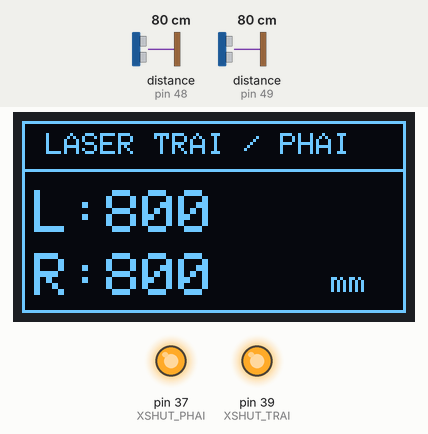
Bench run of a sketch on a simulated Arduino Mega 2560, built with avr-gcc and run on an emulated ATmega2560. Parts: 128×64 one-colour display, output pins drawn as LEDs (lit = HIGH). The inputs (shaded band) are chosen by the test bench; at power-on: distance to the obstacle (sensors on pin 48, pin 49) 80 cm. What the sketch prints to the serial monitor is not drawn.

Above: at 1.2 s.
1.3 s: distance to the obstacle (sensor on pin 48) set to 250 cm
At 2.4 s:
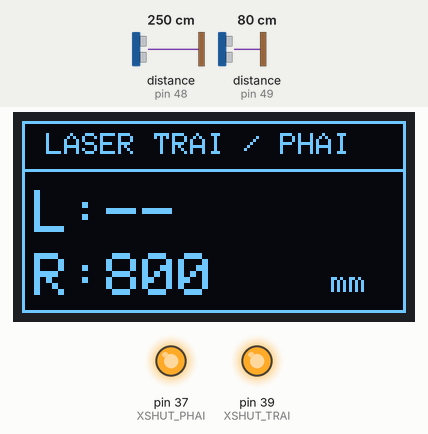
3.0 s: distance to the obstacle (sensor on pin 49) set to 250 cm
At 3.8 s:
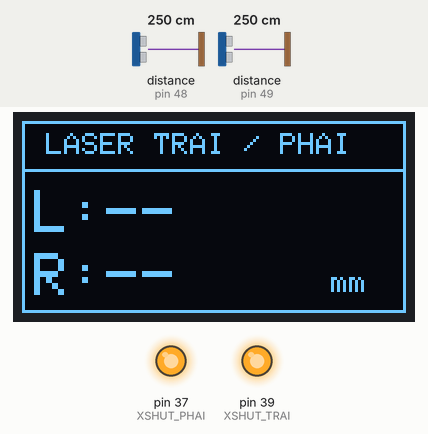
4.6 s: distance to the obstacle (sensor on pin 48) set to 2 cm
At 5.1 s:
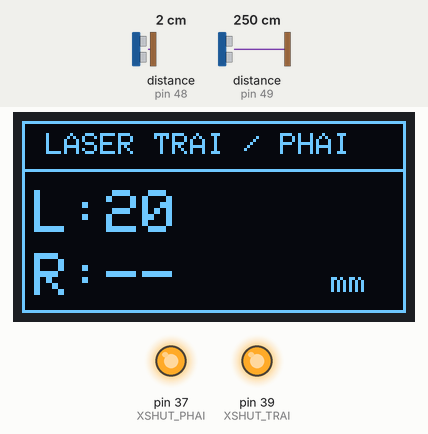
6.1 s: distance to the obstacle (sensor on pin 49) set to 2 cm
At 7.4 s:
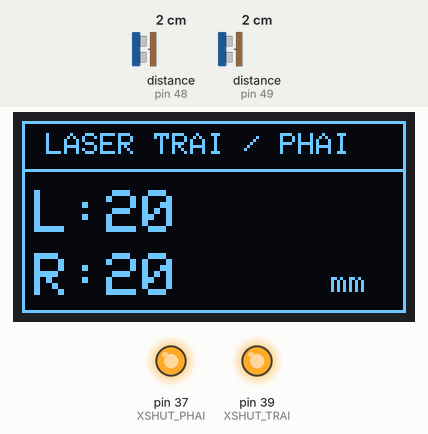
7.7 s: distance to the obstacle (sensor on pin 48) set to 4 cm
At 9.0 s:
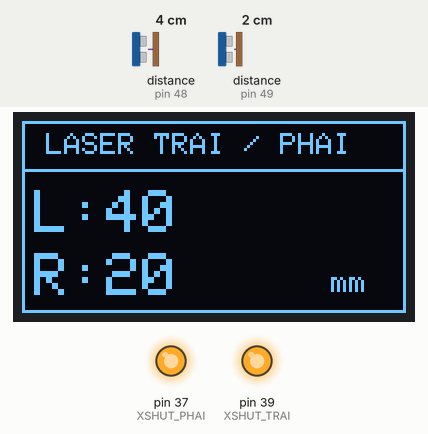
9.3 s: distance to the obstacle (sensor on pin 49) set to 4 cm
At 10.5 s:
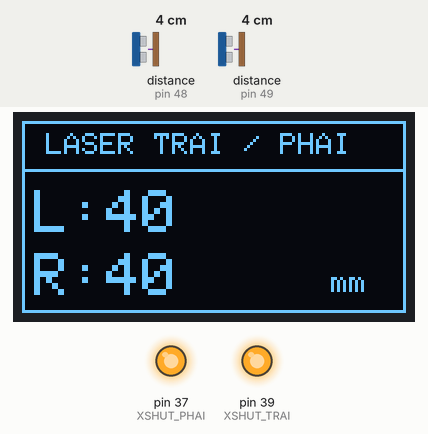
Timing chart, 0 to 11.8 s (numbered marks = the images above; inputs shaded):
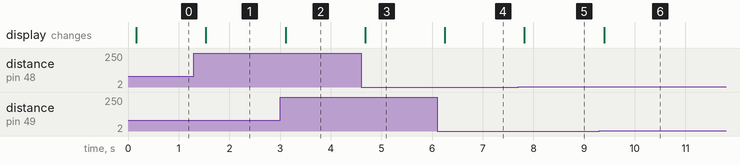

The sketch:

Bai_09_hai_laser_vl53l0x.ino
```cpp
// BÀI 9: HAI CẢM BIẾN LASER VL53L0X
#include <Wire.h>
#include <Adafruit_GFX.h>
#include <Adafruit_SSD1306.h>
#include <Adafruit_VL53L0X.h>

const uint8_t XSHUT_TRAI = 39;
const uint8_t XSHUT_PHAI = 37;
const uint8_t DIA_CHI_TRAI = 0x30;
const uint8_t DIA_CHI_PHAI = 0x31;

Adafruit_SSD1306 oled(128, 64, &Wire, -1);
Adafruit_VL53L0X laserTrai;
Adafruit_VL53L0X laserPhai;

void dungBaoLoi(const __FlashStringHelper *loi) {
  Serial.println(loi);
  oled.clearDisplay();
  oled.setTextColor(SSD1306_WHITE);
  oled.setTextSize(1);
  oled.setCursor(0, 10);
  oled.println(F("LOI KHOI TAO:"));
  oled.println(loi);
  oled.display();
  while (true) delay(1000);
}

void khoiTaoHaiLaser() {
  pinMode(XSHUT_TRAI, OUTPUT);
  pinMode(XSHUT_PHAI, OUTPUT);
  digitalWrite(XSHUT_TRAI, LOW);
  digitalWrite(XSHUT_PHAI, LOW);
  delay(10);

  digitalWrite(XSHUT_TRAI, HIGH);
  delay(10);
  if (!laserTrai.begin(DIA_CHI_TRAI)) {
    dungBaoLoi(F("LASER TRAI D39"));
  }

  digitalWrite(XSHUT_PHAI, HIGH);
  delay(10);
  if (!laserPhai.begin(DIA_CHI_PHAI)) {
    dungBaoLoi(F("LASER PHAI D37"));
  }
}

bool docLaser(Adafruit_VL53L0X &laser, uint16_t &mm) {
  VL53L0X_RangingMeasurementData_t ketQua;
  laser.rangingTest(&ketQua, false);
  if (ketQua.RangeStatus != 0) {
    mm = 0;
    return false;
  }
  mm = ketQua.RangeMilliMeter;
  return true;
}

void hienThi(uint16_t trai, bool okTrai,
             uint16_t phai, bool okPhai) {
  oled.clearDisplay();
  oled.drawRect(0, 0, 128, 64, SSD1306_WHITE);
  oled.setTextColor(SSD1306_WHITE);
  oled.setTextSize(1);
  oled.setCursor(8, 4); oled.println(F("LASER TRAI / PHAI"));
  oled.drawLine(0, 16, 127, 16, SSD1306_WHITE);
  oled.setTextSize(2);
  oled.setCursor(4, 23); oled.print(F("L:"));
  okTrai ? oled.print(trai) : oled.print(F("--"));
  oled.setCursor(4, 44); oled.print(F("R:"));
  okPhai ? oled.print(phai) : oled.print(F("--"));
  oled.setTextSize(1);
  oled.setCursor(103, 50); oled.print(F("mm"));
  oled.display();
}

void setup() {
  Serial.begin(115200);
  Wire.begin();
  if (!oled.begin(SSD1306_SWITCHCAPVCC, 0x3C)) {
    Serial.println(F("LOI OLED 0x3C"));
    while (true) delay(1000);
  }
  khoiTaoHaiLaser();
}

void loop() {
  uint16_t trai, phai;
  bool okTrai = docLaser(laserTrai, trai);
  bool okPhai = docLaser(laserPhai, phai);

  Serial.print(F("Trai="));
  okTrai ? Serial.print(trai) : Serial.print(F("LOI"));
  Serial.print(F(" mm  Phai="));
  okPhai ? Serial.print(phai) : Serial.print(F("LOI"));
  Serial.println(F(" mm"));

  hienThi(trai, okTrai, phai, okPhai);
  delay(100);
}
```

Measured:
- after the input at 1.3 s, the display: changes after 0.24 s (image 1)
- after the input at 3.0 s, the display: changes after 0.11 s (image 2)
- after the input at 4.6 s, the display: changes after 0.08 s (image 3)
- after the input at 6.1 s, the display: changes after 0.15 s (image 4)
- after the input at 7.7 s, the display: changes after 0.12 s (image 5)
- after the input at 9.3 s, the display: changes after 0.09 s (image 6)
